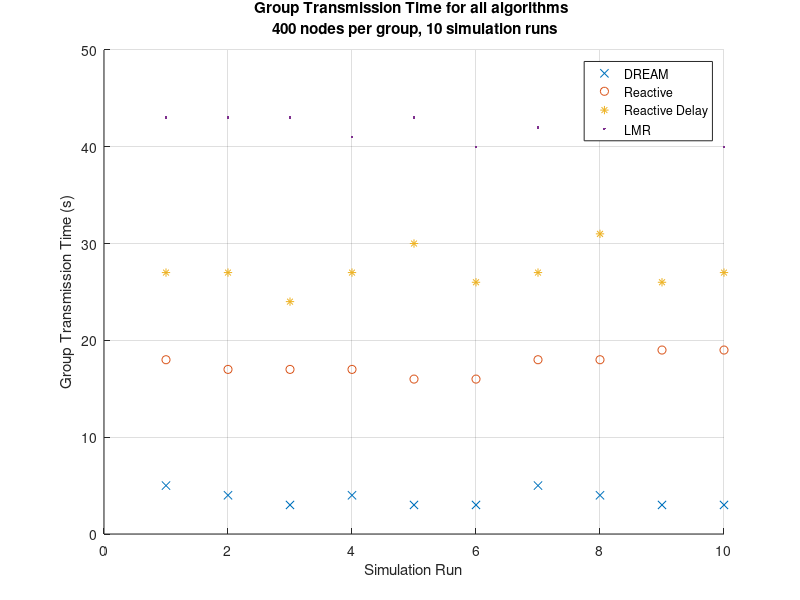
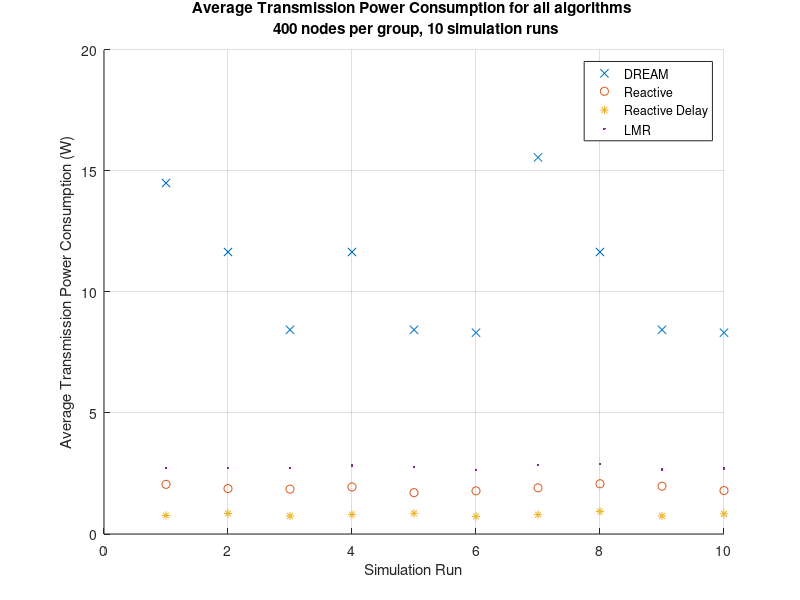
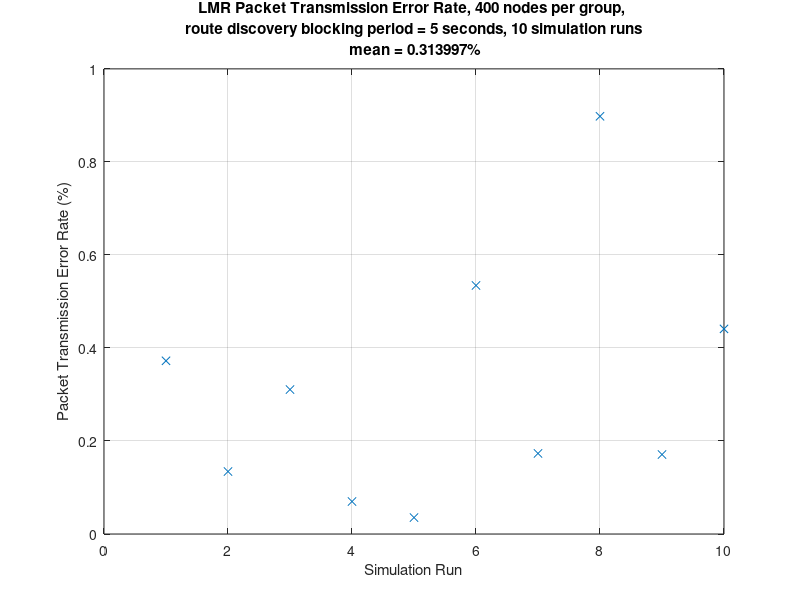

The MATLAB script that drew these images, in order:
clear
close all

% 400 nodes per group results

n = 400;
plot_figs = true;

active={};
reactive={};
reactive_delay={};
lmr={};

active{1} = [ % Active GTT
    5
    4
    3
    4
    3
    3
    5
    4
    3
    3
    ];

active{2} = mean(active{1}); % Mean GTT
active{3} = median(active{1}); % Median GTT
active{4} = range(active{1}); % Range of GTT values

active{5} = [ % Average Transmission Power Consumption (ATPC)
    1.449956e+01
    1.165031e+01
    8.436625
    1.165031e+01
    8.436625
    8.316875
    1.555756e+01
    1.165031e+01
    8.436625
    8.316875
    ];

active{6} = mean(active{5}); % Mean ATPC
active{7} = median(active{5}); % Median ATPC
active{8} = range(active{5}); % Range

active{9} = [ % Simulation times
    1620.237727
    1668.068461
    1686.724284
    1610.203310
    1579.326042
    1605.735511
    1616.035105
    1537.134236
    1531.066097
    1557.070322
    ];

active{10} = mean(active{9}); % Mean simulation time

reactive{1} = [ % Reactive GTT
    18
    17
    17
    17
    16
    16
    18
    18
    19
    19
    ];

reactive{2} = mean(reactive{1});
reactive{3} = median(reactive{1}); 
reactive{4} = range(reactive{1});

reactive{5} = [ % Average Transmission Power Consumption (ATPC)
    2.051000
    1.876500
    1.853500
    1.943000
    1.709000
    1.782000
    1.907500
    2.076500
    1.972500
    1.794000
    ];

reactive{6} = mean(reactive{5}); % Mean ATPC
reactive{7} = median(reactive{5}); % Median ATPC
reactive{8} = range(reactive{5}); % Range

reactive{9} = [ % Simulation times
    22.800702
    21.753808
    21.913386
    21.468945
    20.255719
    20.538378
    20.854495
    22.233463
    22.019107
    19.939131
    ];

reactive{10} = mean(reactive{9}); % Mean simulation time

reactive_delay{1} = [ % Reactive_delay GTT
    27
    27
    24
    27
    30
    26
    27
    31
    26
    27
    ];

reactive_delay{2} = mean(reactive_delay{1});
reactive_delay{3} = median(reactive_delay{1});
reactive_delay{4} = range(reactive_delay{1});

reactive_delay{5} = [ % Average Transmission Power Consumption (ATPC)
    7.650000e-01
    8.485000e-01
    7.415000e-01
    8.080000e-01
    8.565000e-01
    7.260000e-01
    8.000000e-01
    9.310000e-01
    7.475000e-01
    8.330000e-01
    ];

reactive_delay{6} = mean(reactive_delay{5}); % Mean ATPC
reactive_delay{7} = median(reactive_delay{5}); % Median ATPC
reactive_delay{8} = range(reactive_delay{5}); % Range

reactive_delay{9} = [ % Simulation times
    12.467325
    16.178299
    15.002048
    14.832484
    13.525919
    12.015867
    12.432039
    13.694555
    12.220175
    12.863725
    ];

reactive_delay{10} = mean(reactive_delay{9}); % Mean simulation time

lmr{1} = [ % LMR GTT
    43
    43
    43
    41
    43
    40
    42
    41
    41
    40
    ];

lmr{2} = mean(lmr{1}); % Mean GTT
lmr{3} = median(lmr{1}); % Median GTT
lmr{4} = range(lmr{1}); % Range

lmr{5} = [ % Average Transmission Power Consumption (ATPC)
    2.721125
    2.737375
    2.720000
    2.822500
    2.779750
    2.641250
    2.840375
    2.896000
    2.667250
    2.699250
    ];

lmr{6} = mean(lmr{5}); % Mean ATPC
lmr{7} = median(lmr{5}); % Median ATPC
lmr{8} = range(lmr{5}); % Range

lmr{9} = [ % Simulation times
    27.756508
    25.768196
    25.276979
    24.838953
    25.183681
    23.955427
    24.955328
    25.456125
    24.409504
    25.456488
    ];

lmr{10} = mean(lmr{9}); % Mean simulation time

lmr{11} = [ % Packet Transmission Error Rate (PTER)
    3.723764e-01
    1.343183e-01
    3.105590e-01
    6.983240e-02
    3.529827e-02
    5.343783e-01
    1.732502e-01
    8.981002e-01
    1.708817e-01
    4.409769e-01
    ];

lmr{12} = mean(lmr{11}); % Mean PTER
lmr{13} = median(lmr{11}); % Median PTER
lmr{14} = range(lmr{11}); % Range

if plot_figs
    
    figure(1)
    hold on
    plot(active{1},'x')
    plot(reactive{1},'o')
    plot(reactive_delay{1},'*')
    plot(lmr{1},'.')
    hold off
    grid on
    xlabel('Simulation Run')
    ylabel('Group Transmission Time (s)')
    legend('DREAM', 'Reactive', 'Reactive Delay', 'LMR', 'Location', 'best')
    str = sprintf('Group Transmission Time for all algorithms \n %d nodes per group, 10 simulation runs',n);
    title(str);
    
    figure(2)
    hold on
    plot(active{5},'x')
    plot(reactive{5},'o')
    plot(reactive_delay{5},'*')
    plot(lmr{5},'.')
    hold off
    grid on
    xlabel('Simulation Run')
    ylabel('Average Transmission Power Consumption (W)')
    legend('DREAM', 'Reactive', 'Reactive Delay', 'LMR', 'Location', 'best')
    str = sprintf('Average Transmission Power Consumption for all algorithms \n %d nodes per group, 10 simulation runs',n);
    title(str);
    
    figure(3)
    plot(lmr{11},'x')
    xlabel('Simulation Run')
    ylabel('Packet Transmission Error Rate (%)')
    str = sprintf('LMR Packet Transmission Error Rate, %d nodes per group, \n route discovery blocking period = 5 seconds, 10 simulation runs \n mean = %f%%',n,lmr{12});
    title(str);
    grid on
end
